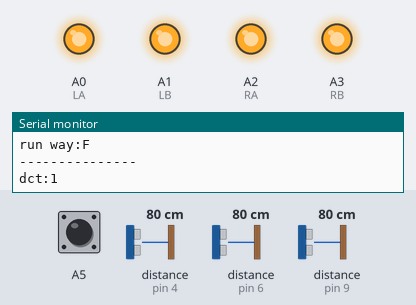
This sketch was run on a simulated Arduino Uno, built with avr-gcc and run on an emulated ATmega328P. Shown: output pins drawn as LEDs (lit = HIGH), the last lines printed to the serial monitor. Wiring (inferred from the names in the program): 3 × ultrasonic range finder: trigger pin 5, echo pin 4 / trigger pin 7, echo pin 6 / trigger pin 8, echo pin 9. The test bench sets the inputs (shaded band); at power-on: distance to the obstacle (sensors on pin 4, pin 9, pin 6) 80 cm, A5 HIGH. The echo pulse lasts 58.3 µs per cm; pins used as bus, display or sensor lines are not drawn.

Above: at 6.2 s.
6.3 s: distance to the obstacle (sensor on pin 4) set to 73 cm
At 7.4 s:
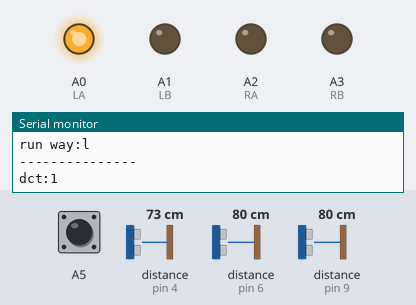
8.1 s: distance to the obstacle (sensor on pin 9) set to 72 cm
At 9.1 s:
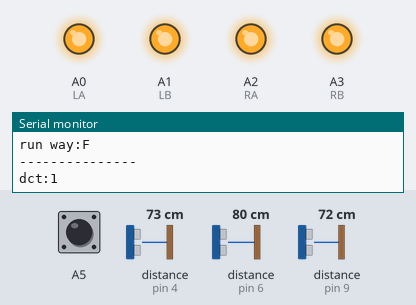
10.1 s: distance to the obstacle (sensor on pin 4) set to 65 cm
At 10.7 s:
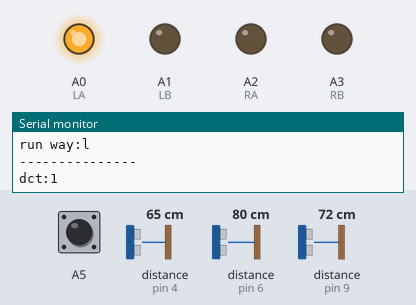
11.7 s: distance to the obstacle (sensor on pin 9) set to 2 cm
At 13.3 s:
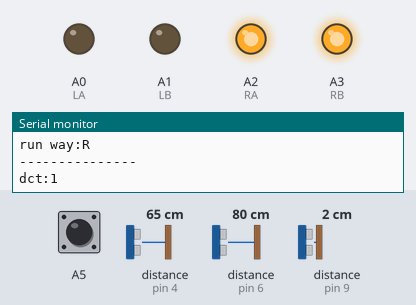
13.7 s: distance to the obstacle (sensor on pin 4) set to 9 cm
At 14.9 s:
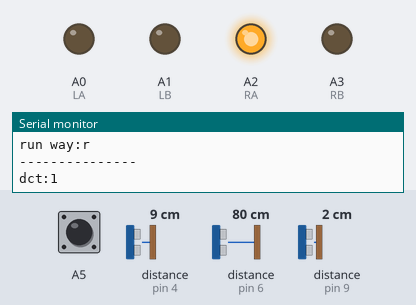
15.3 s: distance to the obstacle (sensor on pin 9) set to 35 cm
At 16.8 s:
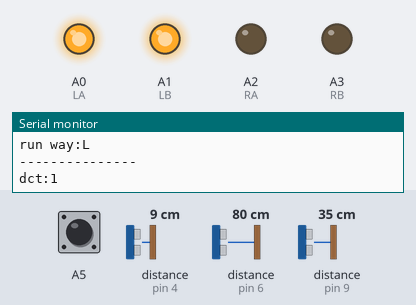
Timing chart, 0 to 18.2 s (numbered marks = the images above; inputs shaded):
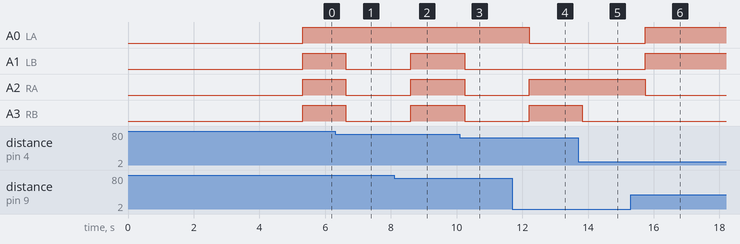

Measured:
- the behaviour switches between 78 and 77 cm on distance to the obstacle (sensor on pin 4) (found by bisection; images 0 and 1)
- the behaviour switches between 76 and 75 cm on distance to the obstacle (sensor on pin 9) (found by bisection; images 1 and 2)
- the behaviour switches between 70 and 69 cm on distance to the obstacle (sensor on pin 4) (found by bisection; images 2 and 3)
- after the input at 6.3 s, A1 (LB), A2 (RA), A3 (RB): HIGH → LOW after 0.33 s
- after the input at 8.1 s, A1 (LB), A2 (RA), A3 (RB): LOW → HIGH after 0.51 s
- after the input at 10.1 s, A1 (LB), A2 (RA), A3 (RB): HIGH → LOW after 0.15 s
- after the input at 11.7 s, A0 (LA): HIGH → LOW after 0.51 s; A2 (RA), A3 (RB): LOW → HIGH after 0.51 s
- after the input at 13.7 s, A3 (RB): HIGH → LOW after 0.13 s
- after the input at 15.3 s, A0 (LA), A1 (LB): LOW → HIGH after 0.44 s; A2 (RA): HIGH → LOW after 0.44 s

The sketch:

CarControl.ino
```cpp
#include <SoftwareSerial.h>

#define LeftTrig 8 //定義超音波感測器腳位
#define LeftEcho 9
#define RightTrig 5
#define RightEcho 4
#define FrontTrig 7
#define FrontEcho 6

#define LA A0 //接到A0 控制左右
#define LB A1 //接到A1
#define RA A2 //接到A2
#define RB A3 //接到A3

#define RXD 2 //定義藍芽腳位
#define TXD 3
SoftwareSerial bluetooth(RXD, TXD);//宣布藍芽
//注意板子上RXD接3,TXD接2

int dct=HIGH;//下層狀況接收

int start = 0; //宣告開始變數

int compare;//左右差距

char runstatus= 'X'; //給藍芽的狀態

unsigned long distanceF=0;//距離變數前左右
unsigned long distanceL=0;
unsigned long distanceR=0;

//取得超音波距離
unsigned long GetDistance(int Trig, int Echo) {
  unsigned long distance=100;
  digitalWrite(Trig, LOW);
  delayMicroseconds(2);
  digitalWrite(Trig, HIGH);
  delayMicroseconds(10);
  digitalWrite(Trig, LOW);
  unsigned long duration = pulseIn(Echo, HIGH);
  distance = duration/58;
  delay(100);
  return distance;
}


//電腦監控
void stats(){
    Serial.print("df:");
    Serial.println(distanceF);
    Serial.print("dl:");
    Serial.println(distanceL);
    Serial.print("dr:");
    Serial.println(distanceR);
    Serial.print("compare:");
    Serial.println(compare);
    Serial.print("run way:");
    Serial.println(runstatus);
    Serial.println("---------------");
}

//藍芽傳輸
void bt(){
 // 用 @ 做為開始字元  @ F L R potition 換行
    bluetooth.print("@");
    bluetooth.print(distanceF);
    bluetooth.print(" ");
    bluetooth.print(distanceL);
    bluetooth.print(" ");
    bluetooth.print(distanceR);
    bluetooth.print(" ");
    bluetooth.print(runstatus);
    bluetooth.write(13);
}
//定義前進函數
void forward(){
  digitalWrite(LA, HIGH);
  digitalWrite(LB, HIGH);
  digitalWrite(RA, HIGH);
  digitalWrite(RB, HIGH);
  runstatus='F';
}

//定義右修正函數
void rf(){
  digitalWrite(LA, LOW);
  digitalWrite(LB, LOW);
  digitalWrite(RA, HIGH);
  digitalWrite(RB, LOW);
  runstatus='r';
}

//定義左修正函數
void lf(){
  digitalWrite(LA, HIGH);
  digitalWrite(LB, LOW);
  digitalWrite(RA, LOW);
  digitalWrite(RB, LOW);
  runstatus='l';
}

//定義左轉函數
void leftward(){
  digitalWrite(LA, HIGH);
  digitalWrite(LB, HIGH);
  digitalWrite(RA, LOW);
  digitalWrite(RB, LOW);
  runstatus='L';
}
//定義右轉函數
void rightward(){
  digitalWrite(LA, LOW);
  digitalWrite(LB, LOW);
  digitalWrite(RA, HIGH);
  digitalWrite(RB, HIGH);
  runstatus='R';
}
//停止
void stopmove(){
  digitalWrite(LA, LOW);
  digitalWrite(LB, LOW);
  digitalWrite(RA, LOW);
  digitalWrite(RB, LOW);
  runstatus='X';
}

void runway(){//路線決定
       compare=distanceL-distanceR; //中間約左4右4
      if(compare>=13){
        leftward();
      }
      else if(compare<=-13){
        rightward();
      }
      else{
        if(distanceF>=5){
            if(compare>2){
              lf();
            }
            else if(compare<-2){
              rf();
            }
            else{
              forward();
            }
        }
        else{
          stopmove();
        }
      }

}

void setup() {
  Serial.begin(9600);
  Serial.setTimeout(100); //每100毫秒接收一次
  Serial.println("test start!");
  bluetooth.begin(9600);
  bluetooth.setTimeout(100);
  //pinMode(sensor, INPUT);
  pinMode(LeftTrig, OUTPUT);
  pinMode(LeftEcho, INPUT);
  pinMode(RightTrig, OUTPUT);
  pinMode(RightEcho, INPUT);
  pinMode(FrontTrig, OUTPUT);
  pinMode(FrontEcho, INPUT);
  pinMode(LA, OUTPUT);
  pinMode(LB, OUTPUT);
  pinMode(RA, OUTPUT);
  pinMode(RB, OUTPUT);
  pinMode(dct, INPUT);
  dct=HIGH;
  delay(5000);
}


void loop() {

  /*if(bluetooth.available()){
    int v=bluetooth.parseInt();
    delay(100);
    Serial.print("V:");
    Serial.println(v);
    if(v==1){
      start=1;
    }
    else if(v==9){
      start=0;
    stopmove();
    }
  }
  */
   dct=digitalRead(A5) ;
   Serial.print("dct:");
   Serial.println(dct);
   if(dct==0){
    distanceF = GetDistance(FrontTrig,FrontEcho);
    distanceL = GetDistance(LeftTrig,LeftEcho);
    distanceR = GetDistance(RightTrig,RightEcho);
    compare=distanceL-distanceR;
    stats();
    bt();
   }
   start=1;
   //dct=1;
   if(start==1&&dct==HIGH){
      //Serial.println(start);確認手機傳出的東西
      distanceF = GetDistance(FrontTrig,FrontEcho);
      distanceL = GetDistance(LeftTrig,LeftEcho);
      distanceR = GetDistance(RightTrig,RightEcho);

      runway();//路線決定
      stats();//電腦監控
      bt();//藍牙傳遞

  }
}
```
